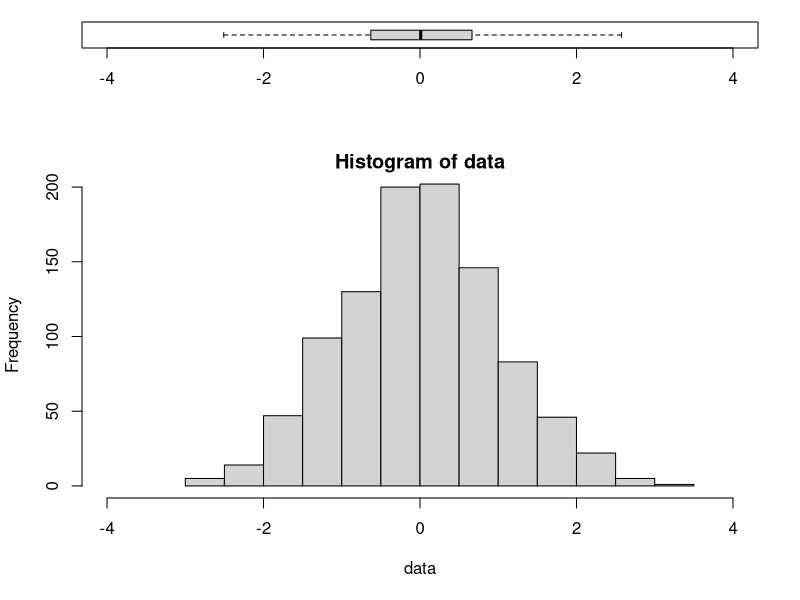

Here is the R script that generated this plot:
#Histogram with marginal boxplot in R

set.seed(123)
data <- rnorm(1000)
nf <- layout(mat = matrix(c(1,2),2,1, byrow=TRUE),  height = c(1,3))
par(mar=c(5.1, 4.1, 1.1, 2.1))
boxplot(data, horizontal=TRUE,  outline=FALSE,ylim=c(-4,4))
hist(data,xlim=c(-4,4))
